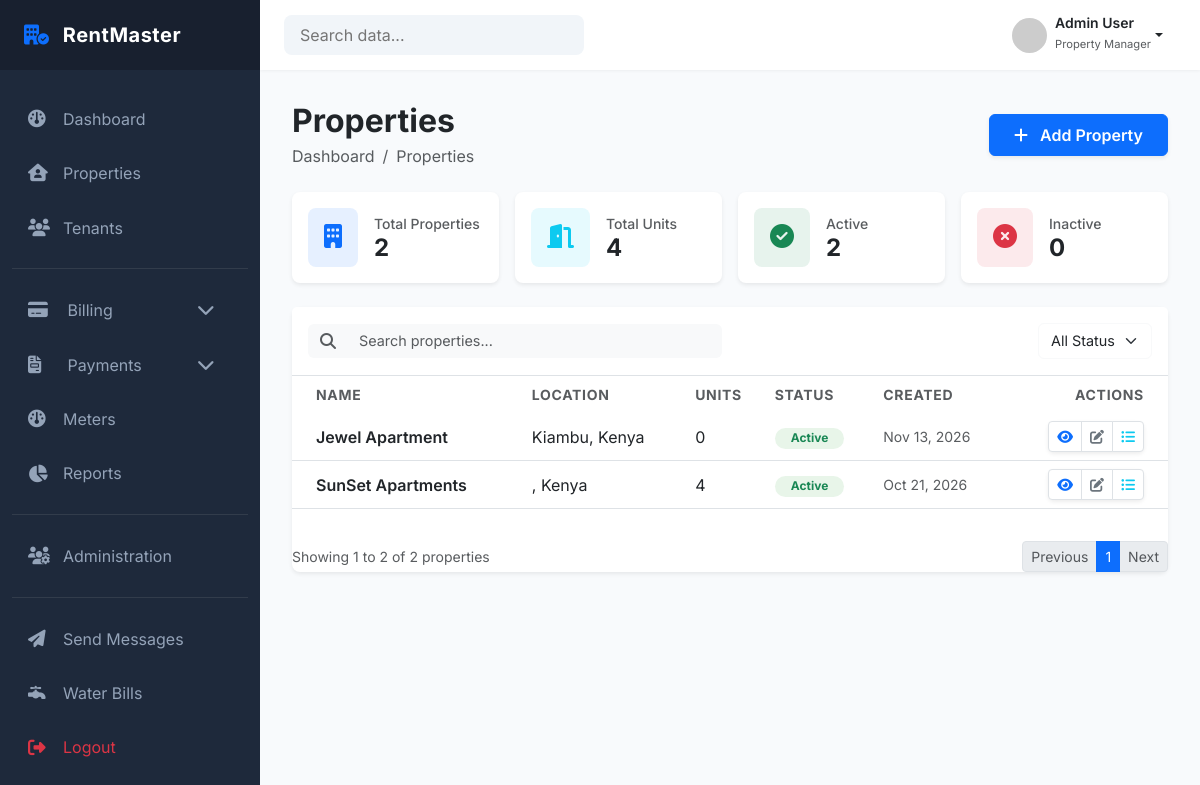
/properties/ (signed in), run on an earlier commit of the app's database.
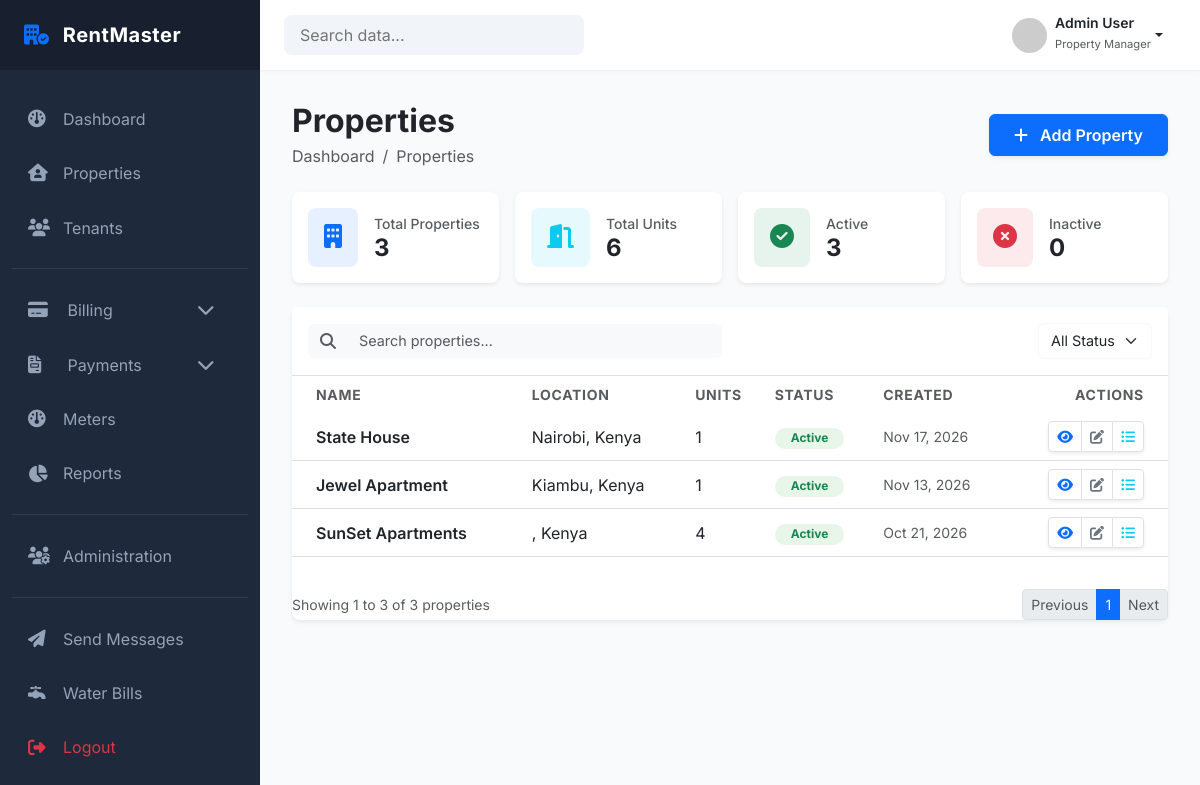
And on a later commit of the database.
### properties/models.py (models this page shows, shortened)
class Property(models.Model):
    landlord = models.ForeignKey(
        settings.AUTH_USER_MODEL,
        on_delete=models.PROTECT,
        related_name="properties",
        limit_choices_to={"role": "LANDLORD"}
    )
    name = models.CharField(max_length=150)
    description = models.TextField(blank=True)
    address_line_1 = models.CharField(max_length=250)
    address_line_2 = models.CharField(max_length=255, blank=True)
    country = models.CharField(max_length=100)
    county = models.CharField(max_length=100, blank=True)
    postal_code = models.CharField(max_length=20, blank=True)
    is_active = models.BooleanField(default=True)
    created_at = models.DateTimeField(auto_now_add=True)
    updated_at = models.DateTimeField(auto_now=True)
    class Meta:
        constraints = [
            UniqueConstraint(
                fields=["landlord", "name"],
                name="unique_property_name_per_landlord"
            )
        ]
        ordering = ["-created_at"]

### properties/views.py (the view)
# urls.py: path('', views.property_list, name='property_list'),
@login_required
def property_list(request):
    query = request.GET.get("q")
    page_number = request.GET.get("page")
    status = request.GET.get("status")
    properties = get_properties_for_user(request.user)
    if query:
        properties = properties.filter(
            Q(name__icontains=query) |
            Q(county__icontains=query) |
            Q(country__icontains=query)
        )
    if status == "active":
        properties = properties.filter(is_active=True)
    elif status == "inactive":
        properties = properties.filter(is_active=False)
    paginator = Paginator(properties, 5) # 5 per page
    properties = paginator.get_page(page_number)
    stats = get_property_stats(request.user)
    context = {
        'properties': properties,
        'stats': stats,
    }
    if request.headers.get("HX-Request"):
        return render(
            request,
            "properties/partials/property_table_container.html",
            context
        )
    return render(request, 'properties/property_list.html', context)

### properties/services/property_service.py (called while the page is built)
def get_properties_for_user(user):
    return Property.objects.filter(landlord=user).order_by('-created_at')

def get_property_stats(user):
    properties = Property.objects.filter(landlord=user)
    total_properties = properties.count()
    active_properties = properties.filter(is_active=True).count()
    inactive_properties = properties.filter(is_active=False).count()
    total_units = sum([p.units.count() for p in properties])
    return {
        "total": total_properties,
        "active": active_properties,
        "inactive": inactive_properties,
        "units": total_units,
    }

### templates/properties/property_list.html (shortened to what the changed rows need)
{% extends 'dashboard/base_dashboard.html' %}
{% load static %}
{% block extra_css %}
<link rel="stylesheet" href="{% static 'properties/css/property_list.css' %}">
{% endblock %}
{% block content %}
<div class="container-fluid p-0">
  <div class="d-flex justify-content-between align-items-center mb-4">
    <div>
      <h2 class="fw-bold mb-1">Properties</h2>
    </div>
  </div>
  <div class="row row-cols-1 row-cols-md-2 row-cols-lg-4 g-3 mb-4">
    <div class="col">
      <div class="card border-0 shadow-sm rounded-3 h-100">
        <div class="card-body d-flex align-items-center p-3">
          <div>
            <p class="text-muted small fw-medium mb-0">Total Properties</p>
            <h4 class="fw-bold mb-0">{{ stats.total }}</h4>
          </div>
        </div>
      </div>
    </div>
    <div class="col">
      <div class="card border-0 shadow-sm rounded-3 h-100">
        <div class="card-body d-flex align-items-center p-3">
          <div>
            <p class="text-muted small fw-medium mb-0">Total Units</p>
            <h4 class="fw-bold mb-0">{{ stats.units }}</h4>
          </div>
        </div>
      </div>
    </div>
    <div class="col">
      <div class="card border-0 shadow-sm rounded-3 h-100">
        <div class="card-body d-flex align-items-center p-3">
          <div>
            <p class="text-muted small fw-medium mb-0">Active</p>
            <h4 class="fw-bold mb-0">{{ stats.active }}</h4>
          </div>
        </div>
      </div>
    </div>
  </div>
  <div class="card border-0 shadow-sm rounded-3">
    <div id="property-table-container">
      <div class="table-responsive">
        {% include "properties/partials/property_table_container.html" %}
      </div>
    </div>
  </div>
</div>
{% endblock %}

### templates/properties/partials/property_table_container.html (shortened to what the changed rows need)
<table class="table table-hover align-middle mb-0">
    <thead class="bg-light">
        <tr>
            <th class="ps-4 border-0 text-muted small text-uppercase fw-bold">
            Name
            </th>
            <th class="border-0 text-muted small text-uppercase fw-bold">
            Location
            </th>
            <th class="border-0 text-muted small text-uppercase fw-bold">
            Units
            </th>
            <th class="border-0 text-muted small text-uppercase fw-bold">
            Status
            </th>
            <th class="border-0 text-muted small text-uppercase fw-bold">
            Created
            </th>
            <th
            class="pe-4 border-0 text-muted small text-uppercase fw-bold text-end"
            >
            Actions
            </th>
        </tr>
    </thead>
    <tbody class="border-top-0" id="property-table-body">
        {% for property in properties %}
        <tr>
            <td class="ps-4 fw-semibold text-dark">
                {{ property.name }}
            </td>
            <td>
                {{ property.county }}, {{ property.country }}
            </td>
            <td>
                {{ property.units.count }}
            </td>
            <td>
                {% if property.is_active %}
                <span class="badge rounded-pill bg-success-subtle text-success px-3">
                    Active
                </span>
                {% else %}
                <span class="badge rounded-pill bg-danger-subtle text-danger px-3">
                    Inactive
                </span>
                {% endif %}
            </td>
            <td class="text-muted small">
                {{ property.created_at|date:"M d, Y" }}
            </td>
            <td class="pe-4 text-end">
                <div class="btn-group shadow-sm">
                <a href="{% url 'properties:property_detail' property.id %}" class="btn btn-sm btn-white border text-primary" title="View">
                    <i class="fa-solid fa-eye"></i>
                </a>
                <a href="{% url 'properties:edit_property' property.id %}" class="btn btn-sm btn-white border text-secondary" title="Edit">
                    <i class="fa-solid fa-pen-to-square"></i>
                </a>
                <a href="{% url 'properties:property_units' property.id %}" class="btn btn-sm btn-white border text-info" title="Units">
                    <i class="fa-solid fa-list-ul"></i>
                </a>
                </div>
            </td>
            </tr>
            {% empty %}
            <tr>
            <td colspan="6" class="text-center text-muted py-4">
                No properties found.
            </td>
        </tr>
        {% endfor %}
    </tbody>
</table>
    <nav class="d-flex justify-content-between align-items-center">
        <span class="text-muted small">
            Showing {{ properties.start_index }} to {{ properties.end_index }} of {{ properties.paginator.count }} properties
        </span>
        <ul class="pagination pagination-sm mb-0">
            {% if properties.has_previous %}
            <li class="page-item">
            <a
                class="page-link"
                hx-get="?page={{ properties.previous_page_number }}&q={{ request.GET.q }}"
                hx-target="#property-table-container"
                hx-push-url="true"
            >
                Previous
            </a>
            </li>
            {% else %}
            <li class="page-item disabled">
            </li>
            {% endif %}
            {% for num in properties.paginator.page_range %}
            {% if num == properties.number %}
                <li class="page-item active">
                <span class="page-link">{{ num }}</span>
                </li>
            {% endif %}
            {% endfor %}
            {% if properties.has_next %}
            <li class="page-item">
            <a
                class="page-link"
                hx-get="?page={{ properties.next_page_number }}&q={{ request.GET.q }}"
                hx-target="#property-table-container"
                hx-push-url="true"
            >
                Next
            </a>
            </li>
            {% else %}
            <li class="page-item disabled">
            </li>
            {% endif %}
        </ul>
    </nav>
</div>

What changed in the data, as far as the page shows it:
added Property: name "State House", county "Nairobi", country "Kenya", units.count "1", is_active "Active", created_at "Nov 17, 2026"
computed for Property "Jewel Apartment": units.count "0" → "1"
Also different on the page:
{{ stats.total }}: "2" → "3"
{{ stats.units }}: "4" → "6"
{{ stats.active }}: "2" → "3"
{{ properties.end_index }}: "2" → "3"
{{ properties.paginator.count }}: "2" → "3"
